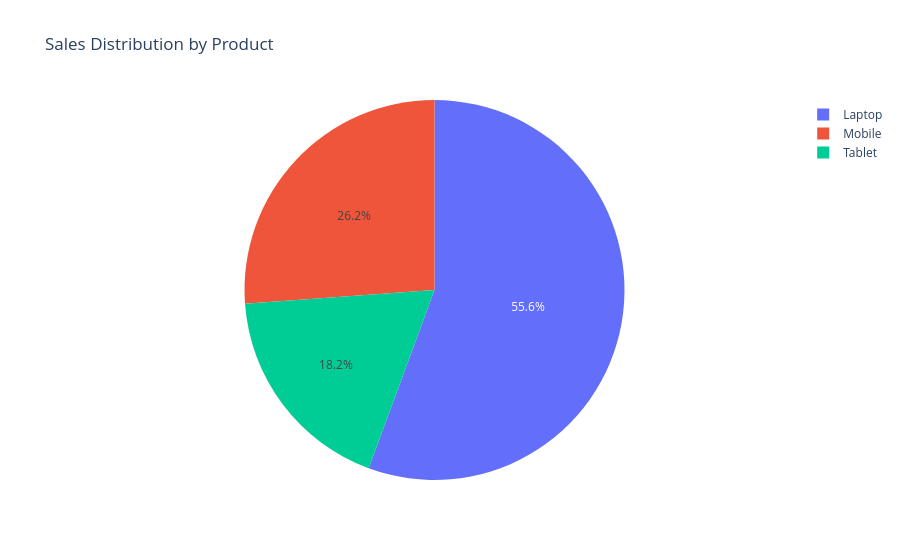

Write notebook code for a chart like this one.
### Code cell
# Q2
#product_sales = df.groupby("Product")["Sales"].sum().reset_index()

fig = px.pie(
    product_sales,
    names="Product",
    values="Sales",
    title="Sales Distribution by Product",
   
)

fig.show()

### Figure 1 — Plotly figure (JSON) as saved in the notebook; plotly's stock layout.template omitted (floating-point values rounded to 4 significant figures)
{"data": [{"domain": {"x": [0, 1], "y": [0, 1]}, "hovertemplate": "Product=%{label}<br>Sales=%{value}<extra></extra>", "labels": ["Laptop", "Mobile", "Tablet"], "legendgroup": "", "name": "", "showlegend": true, "type": "pie", "values": [504000, 237000, 165000]}], "layout": {"legend": {"tracegroupgap": 0}, "title": {"text": "Sales Distribution by Product"}}}
